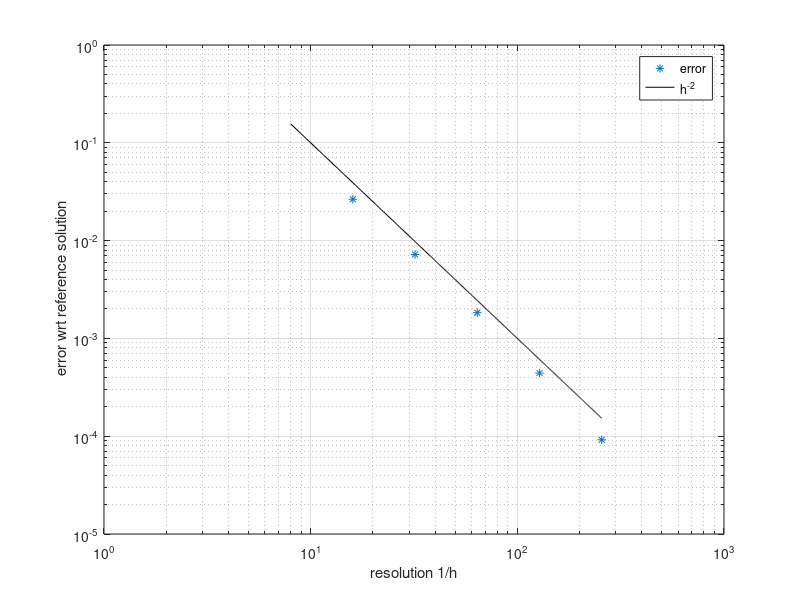

Here is the MATLAB script that generated this plot:
%% plot convergence study of solution of stationary FP equation

%clc;
%close all;
clear;
%% 

res = [16 32 64 128 256];
% quadratic
err = [0.02648485976584304 0.007217767105936836 0.001832842550137037 0.0004424192320062608 9.180890581274333*1.e-05];
% bistable
%err = [0.3864418691468419 0.006229823940074001 0.001556950818473072 0.0003765438531757732 7.901035092883382e-05];


%% plotting
loglog(res, err, '*');
grid on;
hold on;
xx = 8:0.5:256;
yy = xx.^(-2)*10^1;
loglog (xx,yy,'k-');
xlabel 'resolution 1/h';
ylabel ' error wrt reference solution';
legend('error', 'h^{-2}');
